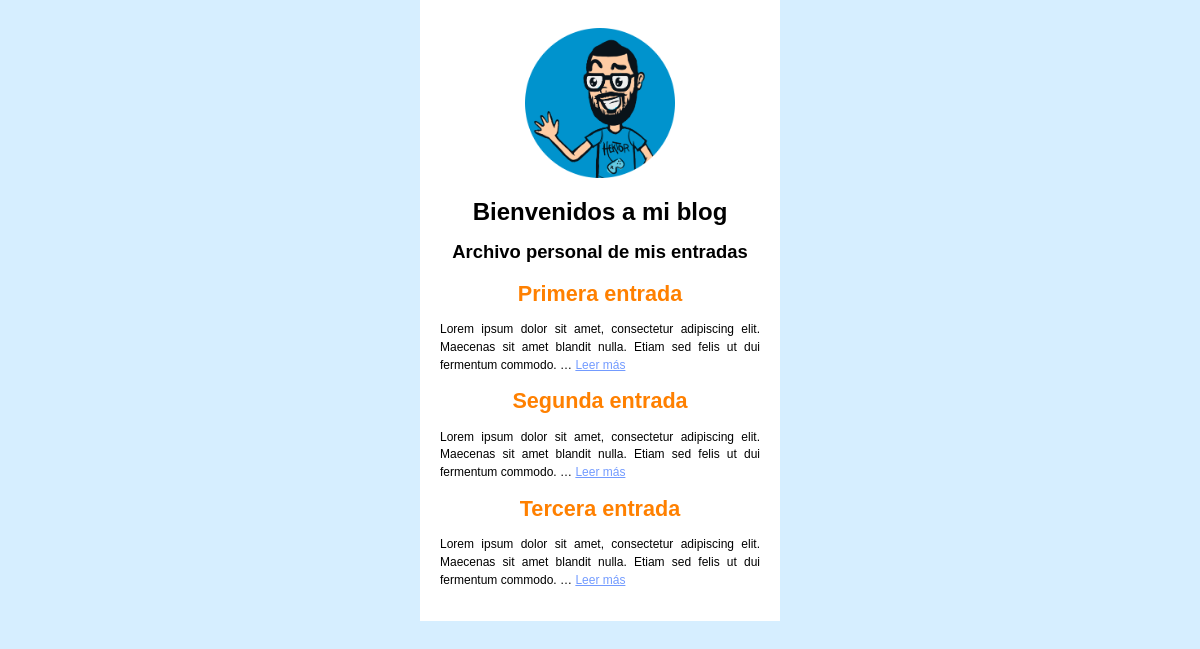
The page / on the database its author committed.
### blog/models.py (models this page shows, shortened)
class Post(models.Model):
    title = models.CharField(max_length=200, verbose_name='Título')
    content = models.TextField(verbose_name='Contenido')
    created = models.DateTimeField(auto_now_add=True, verbose_name='Creado')
    modified = models.DateTimeField(auto_now=True, verbose_name='Modificado')
    class Meta:
        verbose_name = 'entrada'
        verbose_name_plural = 'entrada'

### blog/views.py (the view)
# urls.py: 2. Add a URL to urlpatterns:  path('', views.home, name='home')
def home(request):
    posts = Post.objects.all()
    return render(request, 'blog/home.html', {'posts': posts})

### blog/templates/blog/home.html (shortened to what this page needs)
{% extends 'blog/base.html' %}
{% block content %}
    {% for post in posts %}
    <div>
        <h3>{{ post.title }}</h3>
        <p>{{ post.content|truncatewords:'20' }} <a href="{% url 'post' id=post.id %}">Leer más</a></p>
    </div>
    {% endfor %}
{% endblock %}

### blog/templates/blog/base.html (shortened to what this page needs)
{% load static %}
<!DOCTYPE html>
<html lang="es">
<head>
    <link rel="stylesheet" href="{% static 'blog/styles.css' %}">
</head>
<body>
    <main>
        <img src="{% static 'blog/hektor.png' %}" alt="Imagen cabecera" class="top">
        <h1>Bienvenidos a mi blog</h1>
        <h2>Archivo personal de mis entradas</h2>
        {% block content %}{% endblock %}
    </main>
</body>
</html>

### blog/static/blog/styles.css (style rules this page uses)
body { font-family: Arial, Helvetica, sans-serif; padding: 0; margin: 0; background: rgb(214, 238, 255); }
main { max-width: 320px; margin: 0 auto; padding: 1.25rem; text-align: center; background: #fff; }
h1 { font-size: 150%; margin: 0 auto; }
h2 { font-size: 115%; }
h3 { font-size: 135%; color: rgb(255, 128, 0); padding: 0.15rem 0; margin: 0; }
p { font-size: 75%; text-align: justify; line-height: 1.1rem; }
a { font-size: 90%; color: rgb(115, 155, 255); }
p > a { font-size: 100% !important; text-align: justify; }
img.top { height: 150px; width: 150px; padding: 0.5rem 0 1rem; }

### rows shown on the page
Post: title "Primera entrada", content "Lorem ipsum dolor sit amet, consectetur adipiscing elit. Maecenas sit amet blandit nulla. Etiam sed felis ut dui fermentum commodo. …"
Post: title "Segunda entrada", content "Lorem ipsum dolor sit amet, consectetur adipiscing elit. Maecenas sit amet blandit nulla. Etiam sed felis ut dui fermentum commodo. …"
Post: title "Tercera entrada", content "Lorem ipsum dolor sit amet, consectetur adipiscing elit. Maecenas sit amet blandit nulla. Etiam sed felis ut dui fermentum commodo. …"
